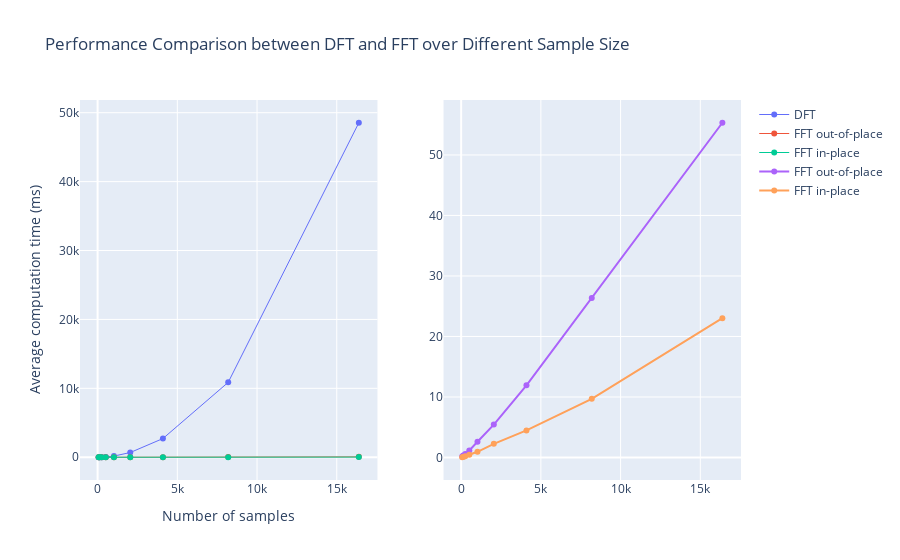

Notebook code cell kept with this figure:
### Code cell
nsamples_array = []
DFT_time = []
FFT_time = []
FFT2_time = []

with open('./Performance/performance_long.csv') as csvDataFile:
    csvReader = csv.reader(csvDataFile)
    nsamples_array, DFT_time, FFT_time, FFT2_time=[r for r in csvReader]
    
# x = arange(10)

# fig = go.Figure(data=go.Scatter(x=x, y=x**2))
# fig.show()

import plotly.graph_objects as go
from plotly.subplots import make_subplots

fig = make_subplots(rows=1, cols=2)
fig.add_trace(go.Scatter(x=nsamples_array, y=DFT_time,
                    mode='lines+markers',
                    name='DFT',line=dict(width=1)), row=1, col=1)
fig.add_trace(go.Scatter(x=nsamples_array, y=FFT_time,
                    mode='lines+markers',
                    name='FFT out-of-place', line=dict(width=1)), row=1, col=1)

fig.add_trace(go.Scatter(x=nsamples_array, y=FFT2_time,
                    mode='lines+markers',
                    name='FFT in-place',line=dict(width=1)), row=1, col=1)

fig.add_trace(go.Scatter(x=nsamples_array, y=FFT_time,
                    mode='lines+markers',
                    name='FFT out-of-place'), row=1, col=2)

fig.add_trace(go.Scatter(x=nsamples_array, y=FFT2_time,
                    mode='lines+markers',
                    name='FFT in-place'), row=1, col=2)

fig.update_layout(title='Performance Comparison between DFT and FFT over Different Sample Size',
                   xaxis_title='Number of samples',
                   yaxis_title='Average computation time (ms)')
# yaxis_type="log"
fig.show()

### Figure 1 — Plotly figure (JSON) as saved in the notebook; plotly's stock layout.template omitted (floating-point values rounded to 4 significant figures)
{"data": [{"line": {"width": 1}, "mode": "lines+markers", "name": "DFT", "type": "scatter", "x": ["64", "128", "256", "512", "1024", "2048", "4096", "8192", "16384"], "xaxis": "x", "y": ["0.700000", "2.700000", "10.320000", "41.620000", "170.680000", "686.360000", "2712.080000", "10871.120000", "48543.220000"], "yaxis": "y"}, {"line": {"width": 1}, "mode": "lines+markers", "name": "FFT out-of-place", "type": "scatter", "x": ["64", "128", "256", "512", "1024", "2048", "4096", "8192", "16384"], "xaxis": "x", "y": ["0.160000", "0.320000", "0.560000", "1.160000", "2.600000", "5.440000", "11.920000", "26.340000", "55.320000"], "yaxis": "y"}, {"line": {"width": 1}, "mode": "lines+markers", "name": "FFT in-place", "type": "scatter", "x": ["64", "128", "256", "512", "1024", "2048", "4096", "8192", "16384"], "xaxis": "x", "y": ["0.040000", "0.100000", "0.200000", "0.460000", "0.940000", "2.260000", "4.480000", "9.700000", "23.020000"], "yaxis": "y"}, {"mode": "lines+markers", "name": "FFT out-of-place", "type": "scatter", "x": ["64", "128", "256", "512", "1024", "2048", "4096", "8192", "16384"], "xaxis": "x2", "y": ["0.160000", "0.320000", "0.560000", "1.160000", "2.600000", "5.440000", "11.920000", "26.340000", "55.320000"], "yaxis": "y2"}, {"mode": "lines+markers", "name": "FFT in-place", "type": "scatter", "x": ["64", "128", "256", "512", "1024", "2048", "4096", "8192", "16384"], "xaxis": "x2", "y": ["0.040000", "0.100000", "0.200000", "0.460000", "0.940000", "2.260000", "4.480000", "9.700000", "23.020000"], "yaxis": "y2"}], "layout": {"title": {"text": "Performance Comparison between DFT and FFT over Different Sample Size"}, "xaxis": {"anchor": "y", "domain": [0, 0.45], "title": {"text": "Number of samples"}}, "xaxis2": {"anchor": "y2", "domain": [0.55, 1]}, "yaxis": {"anchor": "x", "domain": [0, 1], "title": {"text": "Average computation time (ms)"}}, "yaxis2": {"anchor": "x2", "domain": [0, 1]}}}
